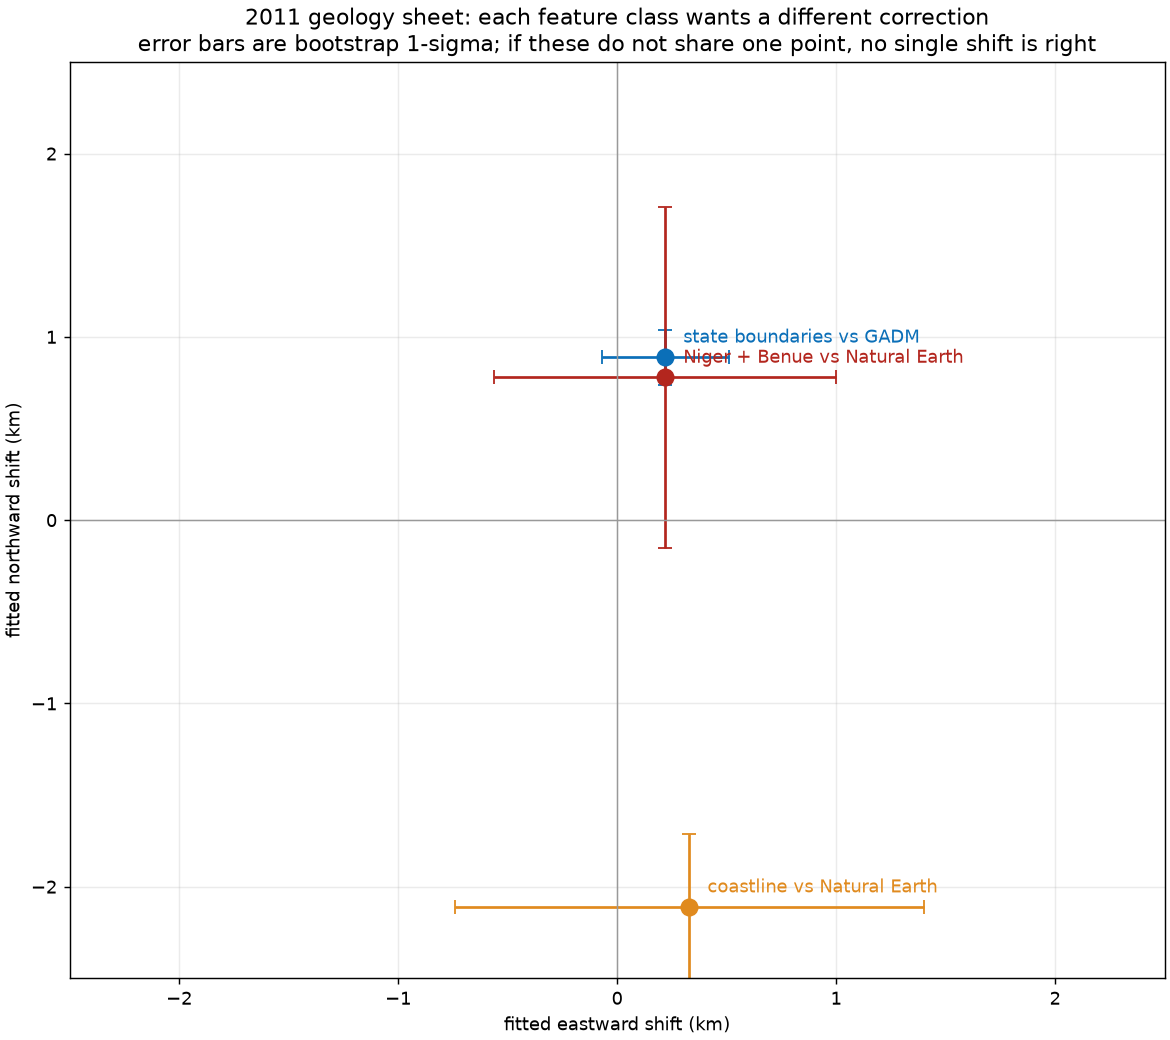

This figure's Python source:
#!/usr/bin/env python3
"""Does the 2011 geology sheet need a correction, and if so, one single correction?

The 2023 mineral sheet had one big error: its points were computed on a frame 19 km west of
the frame its own artwork was drawn in. That was fixable with one shift.

This script asks the same question of the 2011 geology sheet, but tests THREE independent
feature classes on it, because a single global correction is only justified if they agree:

  (a) the vector state-boundary network  vs GADM state boundaries
  (b) the raster coastline               vs Natural Earth / GADM national outline
  (c) the raster Niger and Benue         vs Natural Earth river centrelines

Each is compared with a best-fitting translation, with a bootstrap standard error. If the
three disagree beyond their errors, no single shift is correct and the honest answer is
"leave it, and quote ~1-2 km".

Outputs: Geology_Alignment_Test.json, Geology_Alignment_Test.png
"""
import json, math
from pathlib import Path
import numpy as np, pymupdf
from shapely.geometry import shape, box
from shapely.ops import unary_union
from scipy.spatial import cKDTree
from scipy.ndimage import distance_transform_edt, map_coordinates, binary_erosion
import matplotlib; matplotlib.use("Agg")
import matplotlib.pyplot as plt

P = Path(__file__).resolve().parent
KM = 111.2
def kx(lat): return 111.2 * math.cos(math.radians(lat))

# page geometry of the 2011 sheet, fitted earlier to its printed graticule
def to_lonlat(x, y): return (x + 276.36) / 157.593, (2281.63 - y) / 157.586
def to_page(lon, lat): return lon * 157.593 - 276.36, 2281.63 - lat * 157.586

page = pymupdf.open(P / "Geological_Map_of_Nigeria.pdf")[0]

# ---------------- (a) vector state-boundary network ------------------------------
verts = []
for d in page.get_drawings():
    c = d.get("color")
    if c and abs(c[0] - .67) < .02 and abs(c[1] - .67) < .02 and abs(c[2] - .67) < .02 \
            and abs((d.get("width") or 0) - 3.96) < .5:
        for it in d["items"]:
            if it[0] == "l": verts += [(it[1].x, it[1].y), (it[2].x, it[2].y)]
            elif it[0] == "c": verts += [(it[k].x, it[k].y) for k in (1, 2, 3, 4)]
V = np.unique(np.round(np.array(verts), 2), axis=0)
lo, la = to_lonlat(V[:, 0], V[:, 1])
S = np.c_[lo, la]
S = S[(S[:, 0] > 2.6) & (S[:, 0] < 14.8) & (S[:, 1] > 4.2) & (S[:, 1] < 13.95)]
S = S[np.linspace(0, len(S) - 1, 700).astype(int)]
OUT = {"state_network": {"vector_vertices": int(len(V)), "sampled": int(len(S))}}

def fit(pts, tree, half=0.05, step=0.001, boots=200, seed=3):
    g = np.arange(-half, half + step / 2, step)
    X, Y = np.meshgrid(g, g); T = np.c_[X.ravel(), Y.ravel()]
    dd, _ = tree.query(pts[None, :, :] - T[:, None, :], workers=-1); dd *= KM
    med = np.median(dd, axis=1); i = int(np.argmin(med))
    rng = np.random.default_rng(seed); sols = []
    for _ in range(boots):
        s = rng.integers(0, len(pts), len(pts))
        sols.append(T[int(np.argmin(np.median(dd[:, s], axis=1)))])
    sols = np.array(sols)
    raw = np.median(dd[np.argmin((T ** 2).sum(axis=1))])
    lat = pts[:, 1].mean()
    return dict(raw_median_km=round(float(raw), 2), after_median_km=round(float(med[i]), 2),
                shift_east_km=round(float(T[i, 0] * kx(lat)), 2),
                shift_north_km=round(float(T[i, 1] * KM), 2),
                se_east_km=round(float(sols[:, 0].std() * kx(lat)), 2),
                se_north_km=round(float(sols[:, 1].std() * KM), 2))

# GADM state boundaries are used for analysis only and are not redistributed.
gd_path = Path("/tmp/nga_states_bound.geojson")
if gd_path.exists():
    gd = json.load(open(gd_path))
    st = unary_union([shape(f["geometry"]).simplify(0.0004).boundary for f in gd["features"]])
    GA = np.array([[q.x, q.y] for q in (st.interpolate(d) for d in np.arange(0, st.length, 0.01))])
    OUT["state_network"].update(fit(S, cKDTree(GA)))
    OUT["state_network"]["reference"] = "GADM 4.1 state boundaries (analysis only)"
else:
    OUT["state_network"]["error"] = "GADM file not present"

# ---------------- raster features ------------------------------------------------
clip = pymupdf.Rect(80, 90, 2050, 1693)
pix = page.get_pixmap(clip=clip, alpha=False)
a = np.frombuffer(pix.samples, np.uint8).reshape(pix.height, pix.width, 3).astype(np.int16)
sea = (abs(a[:, :, 0] - 151) <= 8) & (abs(a[:, :, 1] - 218) <= 9) & (abs(a[:, :, 2] - 242) <= 8)
# water fill colour: the same fill fills rivers and the sea, and thin river strokes antialias
# into it. A separate stroke-colour mask fails at 1:1 render scale, so use the fill.
water = sea

ne = unary_union([shape(f["geometry"]) for f in
                  json.load(open(P / "Nigeria_Natural_Earth_outline.geojson"))["features"]]).boundary

def raster_fit(mask, lon, lat, centre=0.0, label=""):
    edge = mask & ~binary_erosion(mask, iterations=2)
    D = distance_transform_edt(~edge)
    def cost(dx, dy):
        x, y = to_page(lon + dx, lat + dy)
        if ((x - clip.x0 < 0) | (x - clip.x0 > clip.width) |
                (y - clip.y0 < 0) | (y - clip.y0 > clip.height)).any():
            return 999.0
        return float(np.median(map_coordinates(D, [y - clip.y0, x - clip.x0], order=1,
                                               mode="constant", cval=300) * (111.2 / 157.6)))
    g = np.arange(-0.03, 0.031, 0.001)
    C = np.array([[cost(dx, dy) for dx in g] for dy in g])
    j, i = np.unravel_index(int(np.argmin(C)), C.shape)
    # bootstrap over contiguous chunks (samples along one line are not independent)
    rng = np.random.default_rng(4); n = len(lon); sols = []
    for _ in range(60):
        idx = np.concatenate([np.arange(st, st + 40) % n for st in rng.integers(0, n, max(1, n // 40))])
        def c2(dx, dy, idx=idx):
            x, y = to_page(lon[idx] + dx, lat[idx] + dy)
            return float(np.median(map_coordinates(D, [y - clip.y0, x - clip.x0], order=1,
                                                   mode="constant", cval=300) * (111.2 / 157.6)))
        best = (0.0, 0.0); bc = 1e9
        for dy in np.arange(-0.012, 0.0121, 0.002):
            for dx in np.arange(-0.012, 0.0121, 0.002):
                c = c2(dx, dy)
                if c < bc: bc, best = c, (dx, dy)
        sols.append(best)
    sols = np.array(sols)
    return dict(raw_median_km=round(cost(0, 0), 2), after_median_km=round(float(C[j, i]), 2),
                shift_east_km=round(float(g[i] * kx(lat.mean())), 2),
                shift_north_km=round(float(g[j] * KM), 2),
                se_east_km=round(float(sols[:, 0].std() * kx(lat.mean())), 2),
                se_north_km=round(float(sols[:, 1].std() * KM), 2), reference=label)

# (b) coastline
coast = ne.intersection(box(2.5, 3.6, 9.6, 6.3))
cl = np.array([[q.x, q.y] for q in (coast.interpolate(t) for t in np.arange(0, coast.length, 0.02))])
OUT["coastline"] = raster_fit(sea, cl[:, 0], cl[:, 1], label="Natural Earth outline")
OUT["coastline"]["samples"] = int(len(cl))

# (c) rivers
ref = json.load(open(P / "Niger_Benue_Natural_Earth.geojson"))
Rp = []
for f in ref["features"]:
    if f["properties"]["name"] not in ("Niger", "Benue"): continue
    g_ = shape(f["geometry"]); ls = list(g_.geoms) if hasattr(g_, "geoms") else [g_]
    for line in ls:
        if line.geom_type == "LineString" and line.length > .1:
            Rp += [[p.x, p.y] for p in (line.interpolate(d) for d in np.arange(.02, line.length, .02))]
Rp = np.array(Rp)
OUT["rivers"] = raster_fit(water, Rp[:, 0], Rp[:, 1], label="Natural Earth Niger + Benue")
OUT["rivers"]["samples"] = int(len(Rp))

# ---------------- verdict ---------------------------------------------------------
pts = {k: [v["shift_east_km"], v["shift_north_km"], v["se_east_km"], v["se_north_km"]]
       for k, v in OUT.items() if isinstance(v, dict) and "shift_east_km" in v}
names = list(pts)
pairs = {}
for i in range(len(names)):
    for j in range(i + 1, len(names)):
        a1, b1 = pts[names[i]], pts[names[j]]
        gap = math.dist(a1[:2], b1[:2])
        sig = 2 * max(a1[2], a1[3], b1[2], b1[3])
        pairs[f"{names[i]} vs {names[j]}"] = {
            "gap_km": round(gap, 2), "combined_2sigma_km": round(sig, 2),
            "agree": bool(gap <= sig)}
OUT["agreement"] = pairs
OUT["verdict"] = ("ONE CORRECTION JUSTIFIED" if all(p["agree"] for p in pairs.values())
                  else "NO SINGLE CORRECTION JUSTIFIED: the feature classes on this sheet "
                       "disagree with each other by more than their own uncertainties, so "
                       "there is no translation that improves them all")
json.dump(OUT, open(P / "Geology_Alignment_Test.json", "w"), indent=2)

# ---------------- figure ----------------------------------------------------------
fig, ax = plt.subplots(figsize=(9, 8), constrained_layout=True)
col = {"state_network": "#0b6fb8", "coastline": "#e08a1e", "rivers": "#b3261e"}
lab = {"state_network": "state boundaries vs GADM", "coastline": "coastline vs Natural Earth",
       "rivers": "Niger + Benue vs Natural Earth"}
for k, (e, n, se, sn) in pts.items():
    ax.errorbar(e, n, xerr=se, yerr=sn, fmt="o", color=col[k], capsize=4, ms=9)
    ax.annotate(lab[k], (e, n), xytext=(10, 8), textcoords="offset points", color=col[k], fontsize=10)
ax.axhline(0, color="#999", lw=.8); ax.axvline(0, color="#999", lw=.8)
ax.set(xlabel="fitted eastward shift (km)", ylabel="fitted northward shift (km)",
       xlim=(-2.5, 2.5), ylim=(-2.5, 2.5),
       title="2011 geology sheet: each feature class wants a different correction\n"
             "error bars are bootstrap 1-sigma; if these do not share one point, no single shift is right")
ax.grid(alpha=.25)
fig.savefig(P / "Geology_Alignment_Test.png", dpi=130)
print(json.dumps(OUT, indent=2))
